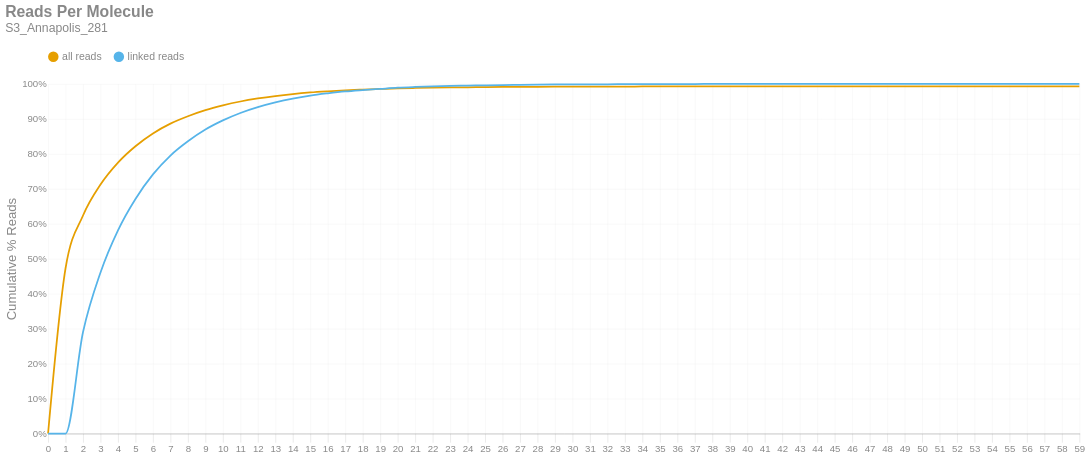

Write notebook code for a chart like this one.
### Markdown cell above
### Reads per Molecule
This chart shows the cumulative distribution of the number of reads per linked molecule. That is, how many alignments are associated with a unique molecule. This excludes the number of reads associated with invalid or absent linked-read barcodes. The `linked` histogram is the percentages recalculated when disregarding singletons.

### Code cell
if SKIPLR:
    print_html(f"Skipped")
else:
    counts = np.bincount(valids['reads'].cast(pl.Int64).to_numpy())
    weighted = counts * np.arange(len(counts))
    all_perc = weighted / n_reads
    linked_perc = weighted / n_linked_reads
    linked_perc[1] = 0
    binned_df = pl.DataFrame({
        'readsper': list(range(len(counts))),
        'all reads (cumsum)': np.cumsum(all_perc).tolist(),
        'linked reads (cumsum)': np.cumsum(linked_perc).tolist(),
    })

    with SafeRender(binned_df):
        (
            density_plot(binned_df, 'Reads Per Molecule', samplename, 'readspmol')
            .encode(
                x=alt.X('readsper:O', title=None).axis(labelAngle=0).scale(padding=0),
                y=alt.Y('value:Q', title='Cumulative % Reads').axis(format='%').stack(False),
                color=alt.Color("key:N").scale(domain=["all reads", "linked reads"]),
                tooltip=[
                    alt.Tooltip("key:N", title="Data Type"),
                    alt.Tooltip("readsper:O", title="Reads Per Molecule"),
                    alt.Tooltip("value:Q", format=".2%", title="% Reads (Cum.)")
                ]            
            )
        ).display()

### Figure 1 — Vega-Lite specification as saved in the notebook (floating-point values rounded to 4 significant figures)
{"width": "container", "height": 400, "config": {"title": {"anchor": "start", "dy": -15, "fontSize": 18, "color": "#888888", "subtitleColor": "#888888", "subtitleFontSize": 14}, "arc": {"fill": "#0072B2"}, "axis": {"domainColor": "#888888", "domainWidth": 0.5, "gridWidth": 0.2, "grid": false, "titleFontWeight": 400, "titleFontSize": 15, "labelFontSize": 11, "labelColor": "#888888", "tickColor": "#888888", "tickWidth": 0.2, "titleColor": "#888888"}, "axisBand": {"grid": false}, "axisX": {"grid": true, "tickSize": 10, "domainCap": "round"}, "axisY": {"domain": false, "grid": true, "tickSize": 0, "domainCap": "round"}, "background": "transparent", "header": {"labelFontSize": 15, "labelColor": "#888888", "titleFontSize": 15, "titleFontWeight": 600, "titleColor": "#888888"}, "legend": {"labelFont": "sans-serif", "labelFontSize": 12, "labelColor": "#888888", "symbolSize": 100, "symbolType": "circle", "titleFontSize": 12, "titlePadding": 10, "titleColor": "#888888", "title": null, "orient": "top"}, "range": {"category": ["#E69F00", "#56B4E9", "#009E73", "#F0E442", "#0072B2", "#D55E00", "#CC79A7", "#000000"], "diverging": ["#cfe8f3", "#a2d4ec", "#73bfe2", "#46abdb", "#1696d2", "#12719e"]}, "area": {"fill": "#0072B2", "fillOpacity": 0.7, "line": true, "strokeOpacity": 0.7}, "line": {"color": "#0072B2", "stroke": "#0072B2", "strokeWidth": 2}, "trail": {"color": "#0072B2", "stroke": "#0072B2", "strokeWidth": 0, "size": 1}, "point": {"filled": true, "fillOpacity": 1.0, "size": 95}, "text": {"color": "#888888", "fontSize": 11, "align": "right", "fontWeight": 400, "size": 11}, "bar": {"fill": "#0072B2", "stroke": null}, "view": {"stroke": null, "continuousWidth": 660, "continuousHeight": 400}}, "data": {"name": "data-d1d369aee0f999b914824fb0ba0f197a"}, "mark": {"type": "line", "interpolate": "monotone", "point": {"opacity": 0, "size": 275}}, "encoding": {"color": {"field": "key", "scale": {"domain": ["all reads", "linked reads"]}, "type": "nominal"}, "tooltip": [{"field": "key", "title": "Data Type", "type": "nominal"}, {"field": "readsper", "title": "Reads Per Molecule", "type": "ordinal"}, {"field": "value", "format": ".2%", "title": "% Reads (Cum.)", "type": "quantitative"}], "x": {"axis": {"labelAngle": 0}, "field": "readsper", "scale": {"padding": 0}, "title": null, "type": "ordinal"}, "y": {"axis": {"format": "%"}, "field": "value", "stack": false, "title": "Cumulative % Reads", "type": "quantitative"}}, "params": [{"name": "param_c36ac31b6afebe62", "select": {"type": "point", "fields": ["key"]}, "bind": "legend"}], "title": {"text": "Reads Per Molecule", "subtitle": "S3_Annapolis_281"}, "transform": [{"fold": ["all reads (cumsum)", "linked reads (cumsum)"]}, {"calculate": "replace(datum.key, ' (cumsum)', '')", "as": "key"}, {"filter": {"param": "param_c36ac31b6afebe62"}}], "usermeta": {"embedOptions": {"downloadFileName": "S3_Annapolis_281.readspmol"}}, "$schema": "https://vega.github.io/schema/vega-lite/v6.1.0.json", "datasets": {"data-d1d369aee0f999b914824fb0ba0f197a": [{"readsper": 0, "all reads (cumsum)": 0.0, "linked reads (cumsum)": 0.0}, {"readsper": 1, "all reads (cumsum)": 0.4727, "linked reads (cumsum)": 0.0}, {"readsper": 2, "all reads (cumsum)": 0.6237, "linked reads (cumsum)": 0.2902}, {"readsper": 3, "all reads (cumsum)": 0.7124, "linked reads (cumsum)": 0.4607}, {"readsper": 4, "all reads (cumsum)": 0.7751, "linked reads (cumsum)": 0.5813}, {"readsper": 5, "all reads (cumsum)": 0.8218, "linked reads (cumsum)": 0.671}, {"readsper": 6, "all reads (cumsum)": 0.8583, "linked reads (cumsum)": 0.7412}, {"readsper": 7, "all reads (cumsum)": 0.8863, "linked reads (cumsum)": 0.7952}, {"readsper": 8, "all reads (cumsum)": 0.9076, "linked reads (cumsum)": 0.836}, {"readsper": 9, "all reads (cumsum)": 0.925, "linked reads (cumsum)": 0.8695}, {"readsper": 10, "all reads (cumsum)": 0.9386, "linked reads (cumsum)": 0.8956}, {"readsper": 11, "all reads (cumsum)": 0.9497, "linked reads (cumsum)": 0.9169}, {"readsper": 12, "all reads (cumsum)": 0.9583, "linked reads (cumsum)": 0.9336}, {"readsper": 13, "all reads (cumsum)": 0.9654, "linked reads (cumsum)": 0.9471}, {"readsper": 14, "all reads (cumsum)": 0.971, "linked reads (cumsum)": 0.958}, {"readsper": 15, "all reads (cumsum)": 0.9755, "linked reads (cumsum)": 0.9666}, {"readsper": 16, "all reads (cumsum)": 0.9788, "linked reads (cumsum)": 0.973}, {"readsper": 17, "all reads (cumsum)": 0.9817, "linked reads (cumsum)": 0.9785}, {"readsper": 18, "all reads (cumsum)": 0.9837, "linked reads (cumsum)": 0.9824}, {"readsper": 19, "all reads (cumsum)": 0.9855, "linked reads (cumsum)": 0.9858}, {"readsper": 20, "all reads (cumsum)": 0.9872, "linked reads (cumsum)": 0.9891}, {"readsper": 21, "all reads (cumsum)": 0.9883, "linked reads (cumsum)": 0.9912}, {"readsper": 22, "all reads (cumsum)": 0.9892, "linked reads (cumsum)": 0.9929}, {"readsper": 23, "all reads (cumsum)": 0.9899, "linked reads (cumsum)": 0.9943}, {"readsper": 24, "all reads (cumsum)": 0.9903, "linked reads (cumsum)": 0.9951}, {"readsper": 25, "all reads (cumsum)": 0.9908, "linked reads (cumsum)": 0.996}, {"readsper": 26, "all reads (cumsum)": 0.9912, "linked reads (cumsum)": 0.9968}, {"readsper": 27, "all reads (cumsum)": 0.9915, "linked reads (cumsum)": 0.9974}, {"readsper": 28, "all reads (cumsum)": 0.9918, "linked reads (cumsum)": 0.9979}, {"readsper": 29, "all reads (cumsum)": 0.9921, "linked reads (cumsum)": 0.9984}, {"readsper": 30, "all reads (cumsum)": 0.9922, "linked reads (cumsum)": 0.9987}, {"readsper": 31, "all reads (cumsum)": 0.9923, "linked reads (cumsum)": 0.9989}, {"readsper": 32, "all reads (cumsum)": 0.9923, "linked reads (cumsum)": 0.999}, {"readsper": 33, "all reads (cumsum)": 0.9925, "linked reads (cumsum)": 0.9993}, {"readsper": 34, "all reads (cumsum)": 0.9926, "linked reads (cumsum)": 0.9994}, {"readsper": 35, "all reads (cumsum)": 0.9926, "linked reads (cumsum)": 0.9995}, {"readsper": 36, "all reads (cumsum)": 0.9927, "linked reads (cumsum)": 0.9996}, {"readsper": 37, "all reads (cumsum)": 0.9927, "linked reads (cumsum)": 0.9997}, {"readsper": 38, "all reads (cumsum)": 0.9928, "linked reads (cumsum)": 0.9998}, {"readsper": 39, "all reads (cumsum)": 0.9928, "linked reads (cumsum)": 0.9998}, {"readsper": 40, "all reads (cumsum)": 0.9928, "linked reads (cumsum)": 0.9998}, {"readsper": 41, "all reads (cumsum)": 0.9928, "linked reads (cumsum)": 0.9998}, {"readsper": 42, "all reads (cumsum)": 0.9928, "linked reads (cumsum)": 0.9998}, {"readsper": 43, "all reads (cumsum)": 0.9928, "linked reads (cumsum)": 0.9998}, {"readsper": 44, "all reads (cumsum)": 0.9928, "linked reads (cumsum)": 0.9999}, {"readsper": 45, "all reads (cumsum)": 0.9928, "linked reads (cumsum)": 0.9999}, {"readsper": 46, "all reads (cumsum)": 0.9928, "linked reads (cumsum)": 0.9999}, {"readsper": 47, "all reads (cumsum)": 0.9928, "linked reads (cumsum)": 0.9999}, {"readsper": 48, "all reads (cumsum)": 0.9928, "linked reads (cumsum)": 0.9999}, {"readsper": 49, "all reads (cumsum)": 0.9928, "linked reads (cumsum)": 0.9999}, {"readsper": 50, "all reads (cumsum)": 0.9928, "linked reads (cumsum)": 0.9999}, {"readsper": 51, "all reads (cumsum)": 0.9928, "linked reads (cumsum)": 0.9999}, {"readsper": 52, "all reads (cumsum)": 0.9928, "linked reads (cumsum)": 0.9999}, {"readsper": 53, "all reads (cumsum)": 0.9928, "linked reads (cumsum)": 0.9999}, {"readsper": 54, "all reads (cumsum)": 0.9928, "linked reads (cumsum)": 0.9999}, {"readsper": 55, "all reads (cumsum)": 0.9928, "linked reads (cumsum)": 0.9999}, {"readsper": 56, "all reads (cumsum)": 0.9928, "linked reads (cumsum)": 0.9999}, {"readsper": 57, "all reads (cumsum)": 0.9928, "linked reads (cumsum)": 0.9999}, {"readsper": 58, "all reads (cumsum)": 0.9928, "linked reads (cumsum)": 0.9999}, {"readsper": 59, "all reads (cumsum)": 0.9929, "linked reads (cumsum)": 1.0}]}}
